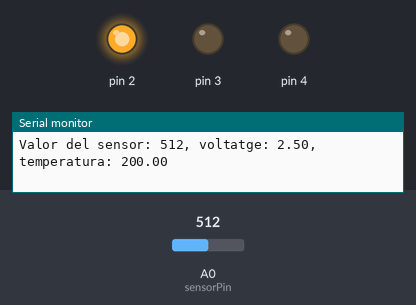
Recording of a sketch running on a simulated Arduino Uno, built with avr-gcc and run on an emulated ATmega328P. Shown: output pins drawn as LEDs (lit = HIGH), the last lines printed to the serial monitor. The test bench sets the inputs (shaded band); at power-on: A0 (sensorPin) = 512.

Above: at 2.8 s.
2.9 s: A0 (sensorPin) set to 179
5.6 s: A0 (sensorPin) set to 163
At 6.5 s:
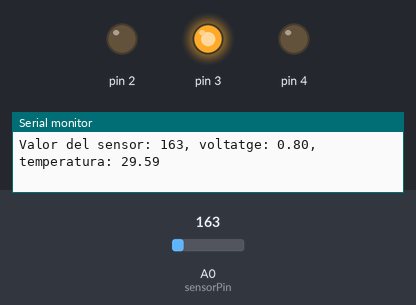
8.3 s: A0 (sensorPin) set to 122
At 10.8 s:
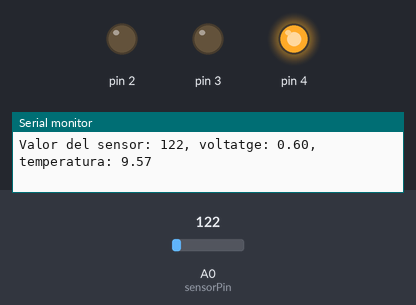
11.5 s: A0 (sensorPin) set to 306
At 12.4 s:
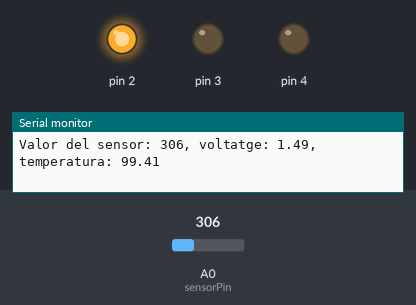
14.2 s: A0 (sensorPin) set to 0
At 16.8 s:
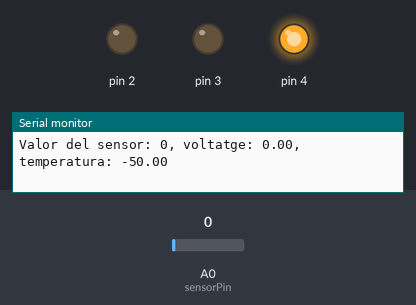
Timing chart, 0 to 18.3 s (numbered marks = the images above; inputs shaded):
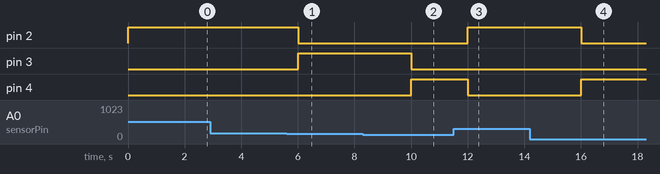

Measured:
- the behaviour switches between 164 and 163 on A0 (sensorPin) (found by bisection; images 0 and 1)
- after the input at 5.6 s, pin 2: HIGH → LOW after 0.41 s; pin 3: LOW → HIGH after 0.41 s
- after the input at 8.3 s, pin 3: HIGH → LOW after 1.7 s; pin 4: LOW → HIGH after 1.7 s
- after the input at 11.5 s, pin 2: LOW → HIGH after 0.51 s; pin 4: HIGH → LOW after 0.51 s
- after the input at 14.2 s, pin 2: HIGH → LOW after 1.8 s; pin 4: LOW → HIGH after 1.8 s

The sketch:

Project3.ino
```cpp
const int sensorPin = A0;
const int offset = 2;
const float baselineTemp = 28;

void setup() {
  // put your setup code here, to run once:
  Serial.begin(9600);

  for (int pinNumber = 2; pinNumber <=4; pinNumber++){
    pinMode(pinNumber,OUTPUT);
    digitalWrite(pinNumber, LOW);
  }
}

void loop() {
  // put your main code here, to run repeatedly:
  int sensorVal = analogRead(sensorPin);
  float voltage = (sensorVal/1024.0) * 5.0;
  float temp = (voltage - .5) * 100;

  Serial.print("Valor del sensor: ");
  Serial.print(sensorVal);
  Serial.print(", voltatge: ");
  Serial.print(voltage);
  Serial.print(", temperatura: ");
  Serial.print(temp);
  Serial.print("\n");


  if (temp <= baselineTemp - offset){
    digitalWrite(2, LOW);
    digitalWrite(3, LOW);
    digitalWrite(4, HIGH);
  } else if (temp >= baselineTemp + offset) {
    digitalWrite(2, HIGH);
    digitalWrite(3, LOW);
    digitalWrite(4, LOW);
  } else {
    digitalWrite(2, LOW);
    digitalWrite(3, HIGH);
    digitalWrite(4, LOW);
  }

  delay(2000);

}
```
